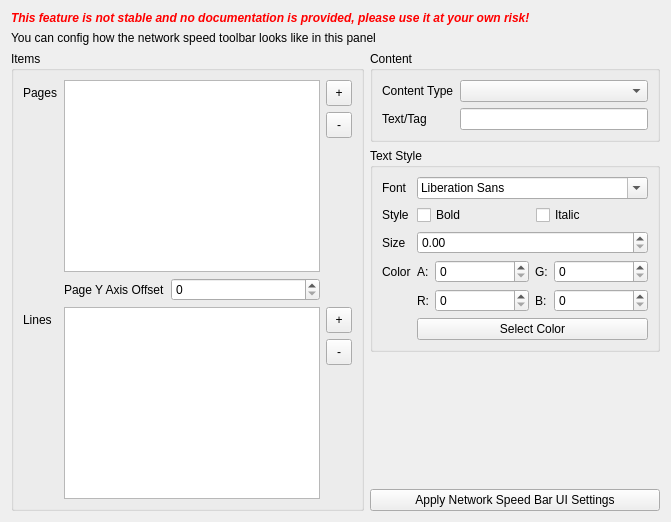
     <widget class="QWidget" name="networkToolbarPage">
      <property name="enabled">
       <bool>true</bool>
      </property>
      <attribute name="title">
       <string>Network Toolbar Settings</string>
      </attribute>
      <layout class="QGridLayout" name="gridLayout">
       <item row="1" column="0" colspan="2">
        <widget class="QLabel" name="label_33">
         <property name="text">
          <string>You can config how the network speed toolbar looks like in this panel</string>
         </property>
        </widget>
       </item>
       <item row="3" column="0">
        <widget class="QGroupBox" name="groupBox_6">
         <property name="title">
          <string>Items</string>
         </property>
         <layout class="QGridLayout" name="gridLayout_2" columnstretch="0,0,1,0">
          <item row="1" column="3">
           <widget class="QToolButton" name="nsBarPageDelBTN">
            <property name="sizePolicy">
             <sizepolicy hsizetype="Expanding" vsizetype="Fixed">
              <horstretch>0</horstretch>
              <verstretch>0</verstretch>
             </sizepolicy>
            </property>
            <property name="minimumSize">
             <size>
              <width>26</width>
              <height>26</height>
             </size>
            </property>
            <property name="text">
             <string>-</string>
            </property>
           </widget>
          </item>
          <item row="0" column="3">
           <widget class="QToolButton" name="nsBarPageAddBTN">
            <property name="sizePolicy">
             <sizepolicy hsizetype="Expanding" vsizetype="Fixed">
              <horstretch>0</horstretch>
              <verstretch>0</verstretch>
             </sizepolicy>
            </property>
            <property name="minimumSize">
             <size>
              <width>26</width>
              <height>26</height>
             </size>
            </property>
            <property name="text">
             <string>+</string>
            </property>
           </widget>
          </item>
          <item row="3" column="1">
           <widget class="QLabel" name="label_39">
            <property name="text">
             <string>Page Y Axis Offset</string>
            </property>
           </widget>
          </item>
          <item row="0" column="0">
           <widget class="QLabel" name="label_32">
            <property name="text">
             <string>Pages</string>
            </property>
           </widget>
          </item>
          <item row="4" column="0">
           <widget class="QLabel" name="label_45">
            <property name="text">
             <string>Lines</string>
            </property>
           </widget>
          </item>
          <item row="3" column="2">
           <widget class="QSpinBox" name="nsBarPageYOffset">
            <property name="maximum">
             <number>1024</number>
            </property>
           </widget>
          </item>
          <item row="2" column="3" rowspan="2">
           <spacer name="verticalSpacer_4">
            <property name="orientation">
             <enum>Qt::Vertical</enum>
            </property>
            <property name="sizeHint" stdset="0">
             <size>
              <width>20</width>
              <height>38</height>
             </size>
            </property>
           </spacer>
          </item>
          <item row="5" column="3">
           <widget class="QToolButton" name="nsBarLineDelBTN">
            <property name="sizePolicy">
             <sizepolicy hsizetype="Expanding" vsizetype="Fixed">
              <horstretch>0</horstretch>
              <verstretch>0</verstretch>
             </sizepolicy>
            </property>
            <property name="minimumSize">
             <size>
              <width>26</width>
              <height>26</height>
             </size>
            </property>
            <property name="text">
             <string>-</string>
            </property>
           </widget>
          </item>
          <item row="4" column="3">
           <widget class="QToolButton" name="nsBarLineAddBTN">
            <property name="sizePolicy">
             <sizepolicy hsizetype="Expanding" vsizetype="Fixed">
              <horstretch>0</horstretch>
              <verstretch>0</verstretch>
             </sizepolicy>
            </property>
            <property name="minimumSize">
             <size>
              <width>26</width>
              <height>26</height>
             </size>
            </property>
            <property name="text">
             <string>+</string>
            </property>
           </widget>
          </item>
          <item row="6" column="3">
           <spacer name="verticalSpacer_3">
            <property name="orientation">
             <enum>Qt::Vertical</enum>
            </property>
            <property name="sizeHint" stdset="0">
             <size>
              <width>20</width>
              <height>40</height>
             </size>
            </property>
           </spacer>
          </item>
          <item row="0" column="1" rowspan="3" colspan="2">
           <widget class="QListWidget" name="nsBarPagesList"/>
          </item>
          <item row="4" column="1" rowspan="3" colspan="2">
           <widget class="QListWidget" name="nsBarLinesList"/>
          </item>
         </layout>
        </widget>
       </item>
       <item row="0" column="0" colspan="2">
        <widget class="QLabel" name="networkToolbarInfoLabel">
         <property name="enabled">
          <bool>true</bool>
         </property>
         <property name="font">
          <font>
           <weight>75</weight>
           <italic>true</italic>
           <bold>true</bold>
          </font>
         </property>
         <property name="styleSheet">
          <string notr="true">color: red</string>
         </property>
         <property name="text">
          <string>This feature is not stable and no documentation is provided, please use it at your own risk!</string>
         </property>
        </widget>
       </item>
       <item row="3" column="1">
        <widget class="QFrame" name="networkToolbarSettingsFrame">
         <layout class="QVBoxLayout" name="verticalLayout">
          <property name="leftMargin">
           <number>0</number>
          </property>
          <property name="topMargin">
           <number>0</number>
          </property>
          <property name="rightMargin">
           <number>0</number>
          </property>
          <property name="bottomMargin">
           <number>0</number>
          </property>
          <item>
           <widget class="QGroupBox" name="groupBox_5">
            <property name="title">
             <string>Content</string>
            </property>
            <layout class="QFormLayout" name="formLayout_9">
             <item row="0" column="0">
              <widget class="QLabel" name="label_44">
               <property name="text">
                <string>Content Type</string>
               </property>
              </widget>
             </item>
             <item row="0" column="1">
              <widget class="QComboBox" name="nsBarContentCombo"/>
             </item>
             <item row="1" column="0">
              <widget class="QLabel" name="label_31">
               <property name="text">
                <string>Text/Tag</string>
               </property>
              </widget>
             </item>
             <item row="1" column="1">
              <widget class="QLineEdit" name="nsBarTagTxt"/>
             </item>
            </layout>
           </widget>
          </item>
          <item>
           <widget class="QGroupBox" name="groupBox_3">
            <property name="sizePolicy">
             <sizepolicy hsizetype="Preferred" vsizetype="Expanding">
              <horstretch>0</horstretch>
              <verstretch>0</verstretch>
             </sizepolicy>
            </property>
            <property name="title">
             <string>Text Style</string>
            </property>
            <layout class="QFormLayout" name="formLayout_3">
             <item row="0" column="0">
              <widget class="QLabel" name="label_34">
               <property name="text">
                <string>Font</string>
               </property>
              </widget>
             </item>
             <item row="0" column="1">
              <widget class="QFontComboBox" name="fontComboBox"/>
             </item>
             <item row="1" column="1">
              <layout class="QHBoxLayout" name="horizontalLayout_4">
               <item>
                <widget class="QCheckBox" name="nsBarFontBoldCB">
                 <property name="text">
                  <string>Bold</string>
                 </property>
                </widget>
               </item>
               <item>
                <widget class="QCheckBox" name="nsBarFontItalicCB">
                 <property name="text">
                  <string>Italic</string>
                 </property>
                </widget>
               </item>
              </layout>
             </item>
             <item row="2" column="0">
              <widget class="QLabel" name="label_38">
               <property name="text">
                <string>Size</string>
               </property>
              </widget>
             </item>
             <item row="2" column="1">
              <widget class="QDoubleSpinBox" name="nsBarFontSizeSB"/>
             </item>
             <item row="3" column="0">
              <widget class="QLabel" name="label_37">
               <property name="text">
                <string>Color</string>
               </property>
              </widget>
             </item>
             <item row="3" column="1">
              <layout class="QGridLayout" name="gridLayout_6" columnstretch="0,1,0,1">
               <item row="0" column="0">
                <widget class="QLabel" name="label_40">
                 <property name="text">
                  <string>A:</string>
                 </property>
                </widget>
               </item>
               <item row="0" column="2">
                <widget class="QLabel" name="label_42">
                 <property name="text">
                  <string>G:</string>
                 </property>
                </widget>
               </item>
               <item row="1" column="1">
                <widget class="QSpinBox" name="nsBarFontRSB">
                 <property name="maximum">
                  <number>255</number>
                 </property>
                </widget>
               </item>
               <item row="0" column="3">
                <widget class="QSpinBox" name="nsBarFontGSB">
                 <property name="maximum">
                  <number>255</number>
                 </property>
                </widget>
               </item>
               <item row="1" column="3">
                <widget class="QSpinBox" name="nsBarFontBSB">
                 <property name="maximum">
                  <number>255</number>
                 </property>
                </widget>
               </item>
               <item row="0" column="1">
                <widget class="QSpinBox" name="nsBarFontASB">
                 <property name="maximum">
                  <number>255</number>
                 </property>
                </widget>
               </item>
               <item row="1" column="0">
                <widget class="QLabel" name="label_43">
                 <property name="text">
                  <string>R:</string>
                 </property>
                </widget>
               </item>
               <item row="2" column="0" colspan="4">
                <widget class="QPushButton" name="chooseColorBtn">
                 <property name="text">
                  <string>Select Color</string>
                 </property>
                </widget>
               </item>
               <item row="1" column="2">
                <widget class="QLabel" name="label_41">
                 <property name="text">
                  <string>B:</string>
                 </property>
                </widget>
               </item>
              </layout>
             </item>
             <item row="1" column="0">
              <widget class="QLabel" name="label_47">
               <property name="text">
                <string>Style</string>
               </property>
              </widget>
             </item>
            </layout>
           </widget>
          </item>
          <item>
           <spacer name="verticalSpacer_6">
            <property name="orientation">
             <enum>Qt::Vertical</enum>
            </property>
            <property name="sizeHint" stdset="0">
             <size>
              <width>20</width>
              <height>40</height>
             </size>
            </property>
           </spacer>
          </item>
          <item>
           <widget class="QPushButton" name="applyNSBarSettingsBtn">
            <property name="text">
             <string>Apply Network Speed Bar UI Settings</string>
            </property>
           </widget>
          </item>
         </layout>
        </widget>
       </item>
      </layout>
     </widget>
